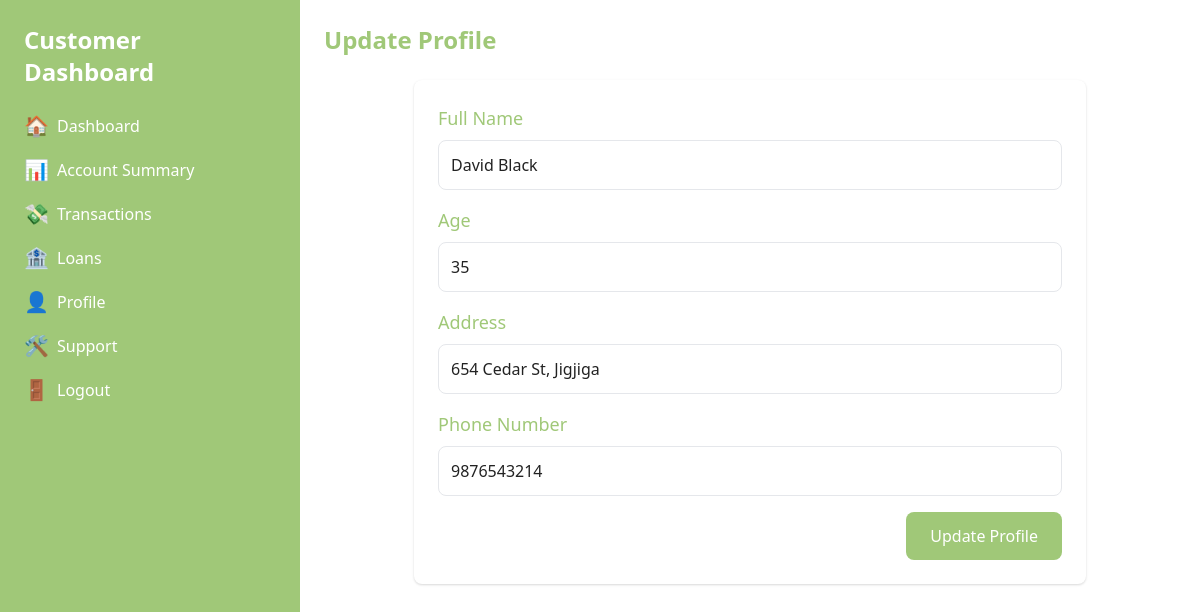
Page /update_customer_profile.php (signed in) on the committed database.
### tables this page shows
CREATE TABLE Customers (
    customer_id INT PRIMARY KEY AUTO_INCREMENT,
    name VARCHAR(100) NOT NULL,
    age INT CHECK (age >= 18),
    salary DECIMAL(10,2),
    address TEXT,
    department VARCHAR(100),
    phone_number VARCHAR(20),
    account_number VARCHAR(20) UNIQUE NOT NULL,
    balance DECIMAL(10,2) DEFAULT 0,
    registration_date TIMESTAMP DEFAULT CURRENT_TIMESTAMP
);

### update_customer_profile.php (the view, shortened to what this page needs)
<?php
require 'db_connection.php';
$customer_id = $_SESSION['user_id'];
$stmt = $conn->prepare("SELECT name, age, salary, address, department, phone_number FROM customers WHERE customer_id = ?");
$stmt->bind_param("i", $customer_id);
$stmt->execute();
$result    = $stmt->get_result();
$customer  = $result->fetch_assoc();
?>
<!DOCTYPE html>
<html lang="en">
<head>
    <link href="https://cdn.jsdelivr.net/npm/tailwindcss@2.2.16/dist/tailwind.min.css" rel="stylesheet" />
    <link href="styles.css" rel="stylesheet" />
</head>
<body class="bg-2 text-color2">
    <div class="hidden md:flex md:h-screen">
        <aside class="hidden md:block md:w-1/4 bg-primary text-white max-h-screen p-6 sticky top-0">
            <h2 class="text-2xl font-bold mb-6">Customer Dashboard</h2>
            <nav>
                <ul>
                    <li class="mb-4">
                        <a href="customer_dashboard.php" class="hover:text-color3 flex items-center">
                            <span class="mr-2 text-xl">🏠</span>Dashboard
                        </a>
                    </li>
                    <li class="mb-4">
                        <a href="account_summary.php" class="hover:text-color3 flex items-center">
                            <span class="mr-2 text-xl">📊</span>Account Summary
                        </a>
                    </li>
                    <li class="mb-4">
                        <a href="transactions.php" class="hover:text-color3 flex items-center">
                            <span class="mr-2 text-xl">💸</span>Transactions
                        </a>
                    </li>
                    <li class="mb-4">
                        <a href="loans.php" class="hover:text-color3 flex items-center">
                            <span class="mr-2 text-xl">🏦</span>Loans
                        </a>
                    </li>
                    <li class="mb-4">
                        <a href="customer_profile.php" class="hover:text-color3 flex items-center">
                            <span class="mr-2 text-xl">👤</span>Profile
                        </a>
                    </li>
                    <li class="mb-4">
                        <a href="support.php" class="hover:text-color3 flex items-center">
                            <span class="mr-2 text-xl">🛠</span>Support
                        </a>
                    </li>
                    <li class="mb-4">
                        <a href="logout.php" class="hover:text-color3 flex items-center">
                            <span class="mr-2 text-xl">🚪</span>Logout
                        </a>
                    </li>
                </ul>
            </nav>
        </aside>
        <main class="w-full md:w-3/4 p-6">
            <h1 class="text-2xl font-bold text-color3 mb-6">Update Profile</h1>
            <div class="bg-white p-6 rounded-lg shadow max-w-2xl mx-auto">
                <form action="update_customer_profile.php" method="POST">
                    <div class="mb-4">
                        <label for="name" class="block text-lg text-color3 mb-2">Full Name</label>
                        <input type="text" id="name" name="name"
                            value="<?php echo htmlspecialchars($customer['name']?? ''); ?>" required
                            class="w-full p-3 border rounded-lg focus:outline-none focus:ring focus:ring-color3">
                    </div>
                    <div class="mb-4">
                        <label for="age" class="block text-lg text-color3 mb-2">Age</label>
                        <input type="number" id="age" name="age"
                            value="<?php echo htmlspecialchars($customer['age']?? ''); ?>"
                            class="w-full p-3 border rounded-lg focus:outline-none focus:ring focus:ring-color3">
                    </div>
                    <div class="mb-4 ">
                        <label for="address" class="block text-lg text-color3 mb-2">Address</label>
                        <input type="string" step="0.01" id="address" name="address"
                            value="<?php echo htmlspecialchars($customer['address']?? ''); ?>"
                            class="w-full p-3 border rounded-lg focus:outline-none focus:ring focus:ring-color3">
                    </div>
                    <div class="mb-4">
                        <label for="phone_number" class="block text-lg text-color3 mb-2">Phone Number</label>
                        <input type="text" id="phone_number" name="phone_number"
                            value="<?php echo htmlspecialchars($customer['phone_number']?? ''); ?>"
                            class="w-full p-3 border rounded-lg focus:outline-none focus:ring focus:ring-color3">
                    </div>
                    <div class="flex justify-end">
                        <button type="submit"
                            class="bg-primary text-white px-6 py-3 rounded-lg hover:bg-color3 transition-all">Update
                            Profile</button>
                    </div>
                </form>
            </div>
        </main>
    </div>
</body>
</html>

### styles.css (style rules this page uses)
:root { --primary-color: #a0c878; --secondary-color: #ddeb9d; --color2-color: #fafge9; --color3-color: #fffdfg; --color4-color: #333; --color5-color: #222; }
.bg-primary { background-color: var(--primary-color); }
.bg-2 { background-color: var(--color2-color); }
.text-color2 { color: var(--color5-color); }
.text-color3 { color: var(--primary-color); }
body { background-color: var(--color3-color); }

### rows in the picture
customers: name "David Black", age "35", address "654 Cedar St, Jigjiga", phone_number "9876543214"
